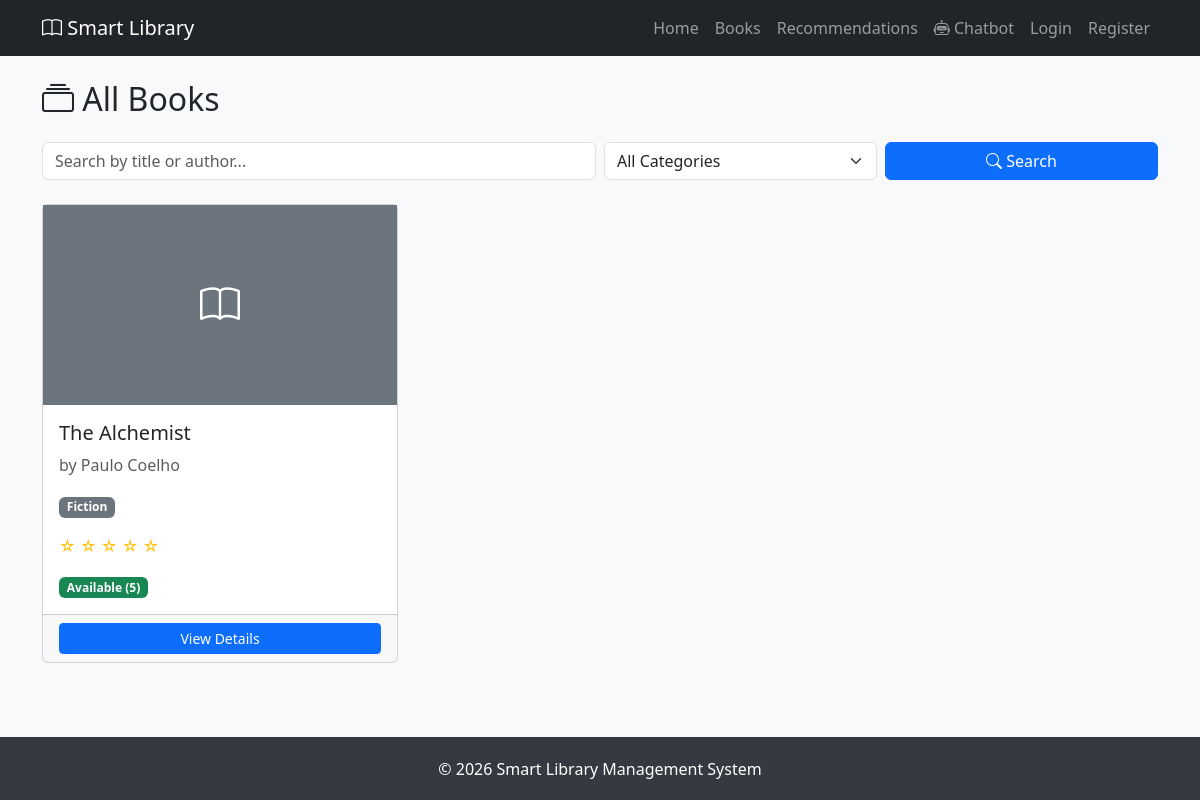
The page /books/ on the database its author committed.
### books/models.py (models this page shows, shortened)
class Book(models.Model):
    title = models.CharField(max_length=200)
    author = models.CharField(max_length=150)
    isbn = models.CharField(max_length=13, unique=True)
    category = models.ForeignKey(Category, on_delete=models.SET_NULL, null=True, related_name='books')
    description = models.TextField(blank=True)
    cover_image = models.ImageField(upload_to='book_covers/', blank=True, null=True)
    total_copies = models.PositiveIntegerField(default=1)
    available_copies = models.PositiveIntegerField(default=1)
    published_year = models.PositiveIntegerField(blank=True, null=True)
    added_on = models.DateTimeField(auto_now_add=True)
    @property
    def is_available(self):
        return self.available_copies > 0
    @property
    def average_rating(self):
        reviews = self.reviews.all()
        if reviews.exists():
            return round(sum(r.rating for r in reviews) / reviews.count(), 1)
        return 0

class Category(models.Model):
    name = models.CharField(max_length=100, unique=True)
    description = models.TextField(blank=True)
    class Meta:
        verbose_name_plural = "Categories"

### books/views.py (the view)
# urls.py: path('books/', views.book_list, name='book_list'),
def book_list(request):
    query = request.GET.get('q', '')
    category_id = request.GET.get('category', '')
    books = Book.objects.all()
    if query:
        books = books.filter(Q(title__icontains=query) | Q(author__icontains=query))
    if category_id:
        books = books.filter(category_id=category_id)
    paginator = Paginator(books, 12)
    page_number = request.GET.get('page')
    page_obj = paginator.get_page(page_number)
    categories = Category.objects.all()
    return render(request, 'books/book_list.html', {
        'books': page_obj,
        'page_obj': page_obj,
        'categories': categories,
        'query': query,
        'selected_category': category_id,
    })

### templates/books/book_list.html (shortened to what this page needs)
{% extends 'base.html' %}
{% block content %}
<h2 class="mb-4"><i class="bi bi-collection"></i> All Books</h2>
<form method="get" class="row g-2 mb-4" autocomplete="off">
    <div class="col-md-6 position-relative">
        <input type="text" name="q" id="search-input" class="form-control" placeholder="Search by title or author..." value="{{ query }}">
    </div>
    <div class="col-md-3">
        <select name="category" class="form-select">
            <option value="">All Categories</option>
        </select>
    </div>
    <div class="col-md-3">
        <button type="submit" class="btn btn-primary w-100"><i class="bi bi-search"></i> Search</button>
    </div>
</form>
<div class="row">
    {% for book in books %}
        <div class="col-md-4 mb-4">
            <div class="card h-100">
                {% if book.cover_image %}
                    <img src="{{ book.cover_image.url }}" class="card-img-top" alt="{{ book.title }}" style="height: 200px; object-fit: cover;">
                {% else %}
                    <div class="bg-secondary text-white d-flex align-items-center justify-content-center" style="height: 200px;">
                        <i class="bi bi-book fs-1"></i>
                    </div>
                {% endif %}
                <div class="card-body">
                    <h5 class="card-title">{{ book.title }}</h5>
                    <p class="card-text text-muted">by {{ book.author }}</p>
                    <p><span class="badge bg-secondary">{{ book.category.name|default:"Uncategorized" }}</span></p>
                    <p class="star-rating">
                        {% for i in "12345" %}
                            {% if forloop.counter <= book.average_rating %}★{% else %}☆{% endif %}
                        {% endfor %}
                    </p>
                    {% if book.is_available %}
                        <span class="badge bg-success">Available ({{ book.available_copies }})</span>
                    {% else %}
                        <span class="badge bg-danger">Not Available</span>
                    {% endif %}
                </div>
                <div class="card-footer">
                    <a href="{% url 'books:book_detail' book.id %}" class="btn btn-sm btn-primary w-100">View Details</a>
                </div>
            </div>
        </div>
    {% empty %}
        <p class="text-muted">No books found.</p>
    {% endfor %}
</div>
{% endblock %}

### templates/base.html (style rules this page uses)
body { background-color: #f8f9fa; }
.card { transition: transform 0.2s; }
.star-rating { color: #ffc107; }

### rows shown on the page
Book: title "The Alchemist", author "Paulo Coelho", category.name "Fiction", available_copies "5"
